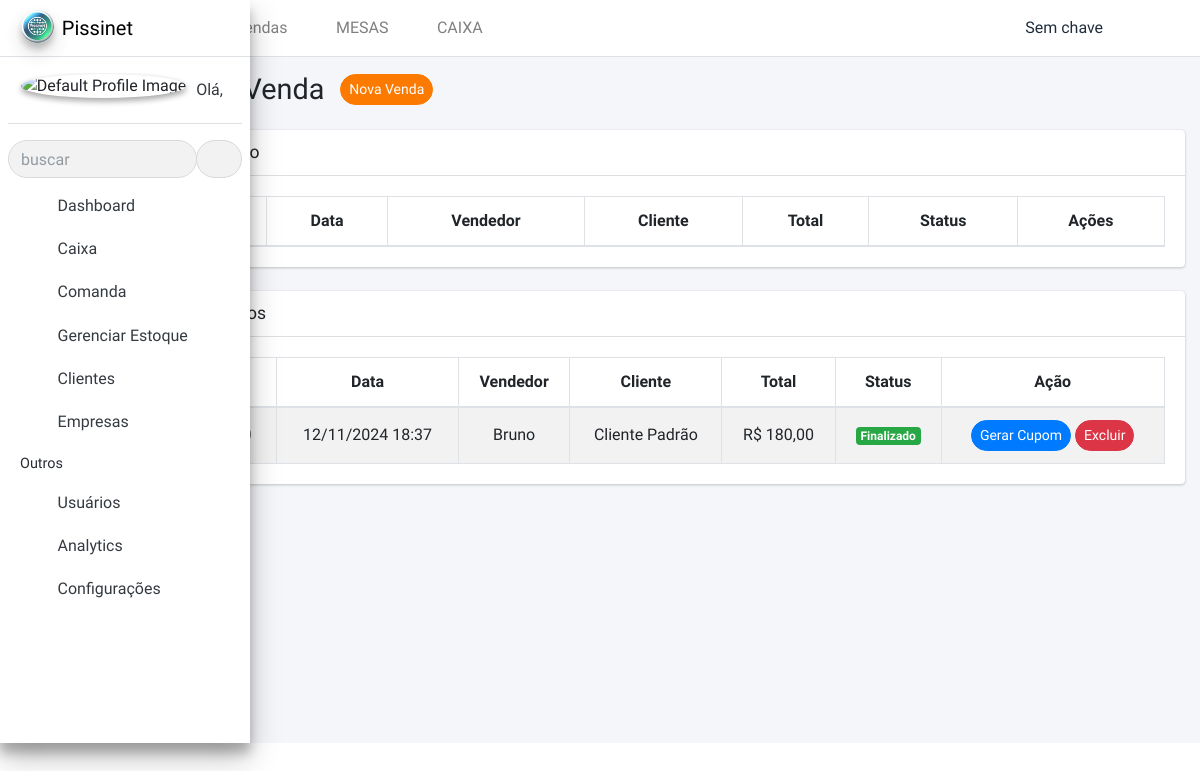
Page /caixa/ on the earlier database version.
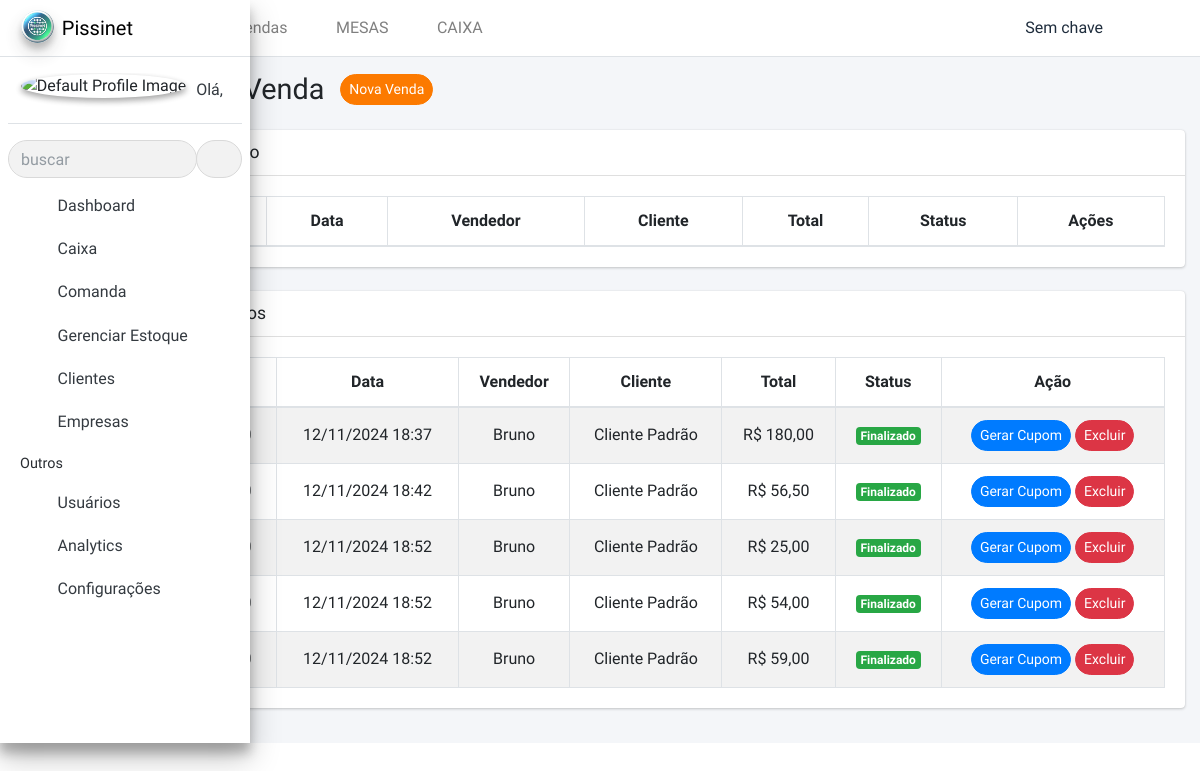
Same page on the later database version.
### caixa/models.py (models this page shows, shortened)
class CaixaPdv(models.Model):
    STATUS_CHOICES = [
        ('Rascunho', 'Rascunho'),
        ('Finalizado', 'Finalizado'),
        ('Em aberto', 'Em aberto'),
    ]
    numero_pedido = models.CharField(max_length=100, unique=True)
    vendedor = models.ForeignKey(User, on_delete=models.CASCADE)
    cliente = models.ForeignKey(Cliente, null=True, blank=True, on_delete=models.SET_NULL)
    desconto = models.DecimalField(max_digits=8, decimal_places=2, default=0.00)
    subtotal = models.DecimalField(max_digits=10, decimal_places=2, default=0.00)
    status = models.CharField(max_length=20, choices=STATUS_CHOICES, default='Finalizado')
    total = models.DecimalField(max_digits=10, decimal_places=2, default=0.00)
    payment_method = models.CharField(max_length=50, default='N/D')
    created_at = models.DateTimeField(auto_now_add=True)
    updated_at = models.DateTimeField(auto_now=True)

### clientes/models.py (models this page shows, shortened)
class Cliente(models.Model):
    nome = models.CharField(max_length=255)
    email = models.EmailField(unique=True)
    cpf = models.CharField(max_length=255, unique=True)
    telefone = models.CharField(max_length=255, null=True, blank=True)
    data_nascimento = models.DateField(null=True, blank=True)
    endereco = models.CharField(max_length=255, null=True, blank=True)
    cidade = models.CharField(max_length=100, null=True, blank=True)
    estado = models.CharField(max_length=2, null=True, blank=True)
    cep = models.CharField(max_length=255, null=True, blank=True)
    status = models.CharField(max_length=10, choices=[('ativo', 'Ativo'), ('inativo', 'Inativo')], default='ativo')
    created_at = models.DateTimeField(auto_now_add=True)
    updated_at = models.DateTimeField(auto_now=True)

### caixa/views.py (the view)
# urls.py: path('', views.listar_caixa, name='listar_caixa'),
def listar_caixa(request):
    pedidos = CaixaPdv.objects.all()  # Todos os pedidos
    clientes = Cliente.objects.all()  # Todos os clientes
    produtos = Produto.objects.all()   # Todos os produtos
    categorias = CategoriaProduto.objects.all()  # Todas as categorias de produtos
    configuracao = Configuracao.objects.first()
    cliente_padrao = configuracao.cliente_padrao if configuracao else None
    return render(request, 'caixa/listar_caixa.html', {
        'pedidos': pedidos,
        'clientes': clientes,
        'produtos': produtos,
        'categorias': categorias,
        'cliente_padrao': cliente_padrao,
    })

### configuracoes/context_processors.py (called while the page is built)
def configuracoes(request):
    configuracao, created = Configuracao.objects.get_or_create(id=1)  # Supondo que há apenas uma configuração
    return {
        'nome_aplicacao': configuracao.nome_aplicacao,
        'cliente_padrao': configuracao.cliente_padrao,
        'cor_primaria': configuracao.cor_primaria,
        'cor_secundaria': configuracao.cor_secundaria,
        'logo_empresa': configuracao.logo_empresa.url if configuracao.logo_empresa else None,
        'icone_aplicacao': configuracao.icone_aplicacao.url if configuracao.icone_aplicacao else None,
    }

### templates/caixa/listar_caixa.html (shortened to what the changed rows need)
{% extends "template.html" %}
{% load static %}
{% block content %}
<div class="wrapper">
    <div class="content-wrapper">
        <section class="content-header">
            <div class="container-fluid">
                <div class="row mb-2">
                    <div class="col-sm-6 d-flex align-items-center">
                        <h1 class="mr-3"> Controle de Venda </h1>
                    </div>
                </div>
            </div>
        </section>
        <section class="content">
            <div class="container-fluid">
                <div class="row">
                    <div class="col-12">
                        <div class="card">
                            <div class="card-body">
                                <table id="open-orders" class="table table-striped table-bordered">
                                    <thead>
                                        <tr class="text-center">
                                            <th>Pedido</th>
                                            <th>Data</th>
                                            <th>Vendedor</th>
                                            <th>Cliente</th>
                                            <th>Total</th>
                                            <th>Status</th>
                                            <th>Ações</th>
                                        </tr>
                                    </thead>
                                </table>
                            </div>
                        </div>
                        <div class="card mt-4">
                            <div class="card-body">
                                <table id="completed-orders" class="table table-striped table-bordered">
                                    <thead>
                                        <tr class="text-center">
                                            <th>Pedido</th>
                                            <th>Data</th>
                                            <th>Vendedor</th>
                                            <th>Cliente</th>
                                            <th>Total</th>
                                            <th>Status</th>
                                            <th>Ação</th>
                                        </tr>
                                    </thead>
                                    <tbody>
                                        {% for pedido in pedidos %}
                                            {% if pedido.status == 'Finalizado' %}
                                            <tr class="text-center">
                                                <td>#{{ pedido.numero_pedido }}</td>
                                                <td>{{ pedido.created_at|date:"d/m/Y H:i" }}</td>
                                                <td>{{ pedido.vendedor.username }}</td>
                                                <td>{{ pedido.cliente.nome }}</td>
                                                <td>R$ {{ pedido.total|floatformat:2 }}</td>
                                                <td><span class="badge badge-success">{{ pedido.status }}</span></td>
                                                <td>
                                                    <a href="{% url 'gerar_cupom_fiscal' pedido.id %}"  target="_blank" class="btn btn-sm btn-primary">Gerar Cupom</a>
                                                    <button type="button" class="btn btn-sm btn-danger" onclick="excluirVenda({{ pedido.id }})">Excluir</button>
                                                </td>
                                            </tr>
                                            {% endif %}
                                        {% endfor %}
                                    </tbody>
                                </table>
                            </div>
                        </div>
                    </div>
                </div>
            </div>
        </section>
      </div>
</div>
{% endblock %}

Differences in the rows shown:
added CaixaPdv: numero_pedido "PDV-37621000", created_at "12/11/2024 18:42", vendedor.username "Bruno", cliente.nome "Cliente Padrão", total "56,50", status "Finalizado"
added CaixaPdv: numero_pedido "PDV-21661000", created_at "12/11/2024 18:52", vendedor.username "Bruno", cliente.nome "Cliente Padrão", total "25,00", status "Finalizado"
added CaixaPdv: numero_pedido "PDV-60781000", created_at "12/11/2024 18:52", vendedor.username "Bruno", cliente.nome "Cliente Padrão", total "54,00", status "Finalizado"
added CaixaPdv: numero_pedido "PDV-48381000", created_at "12/11/2024 18:52", vendedor.username "Bruno", cliente.nome "Cliente Padrão", total "59,00", status "Finalizado"
